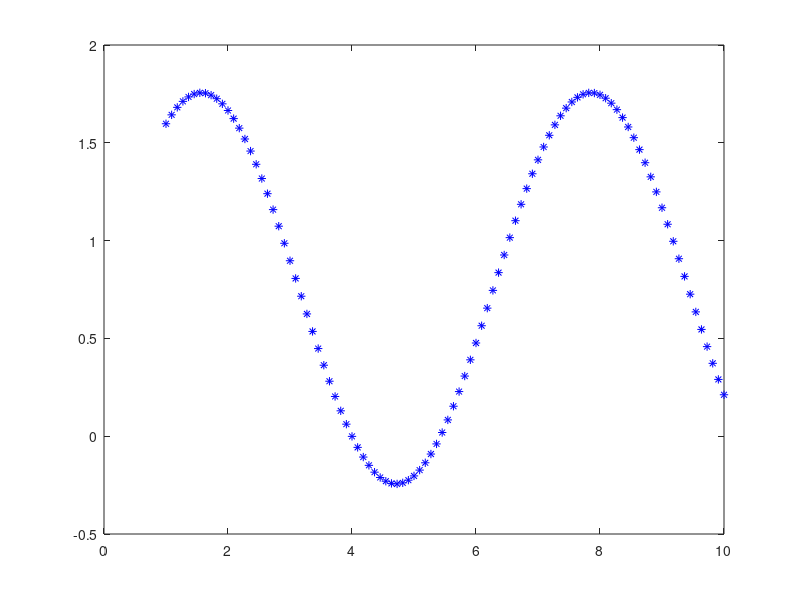

Source code (MATLAB): (Note: this script raises an error after producing the figure.)

x = linspace(1, 10, 100); 
y =sin(x)+rand(size(x), 1); 
plot(x,y, 'b*');
analyzer_angles=linspace(min(x),max(x),100);
data = [x;y]; 
%Ein=[1;0]';
IG =[1, 1, 1, 1,1, 1, 1,1]; 
index_collector =zeros(size(analyzer_angles));
for ind = 1: length(analyzer_angles)
    
    P =fittingfunction(data, IG);
    Ein = P(1); 
    wp_angle_sample1 = P(2); 
    retardance_sample1 = P(3); 
    pol_angle_sample1 = P(4);
    px_sample = P(5); 
    py_sample = P(6);  
    px_analyzer = P(7); 
    py_analyzer = P(8); 

    yfitf = Ecase1(Ein, wp_angle_sample1, retardance_sample1,...
                pol_angle_sample1,px_sample, py_sample,...
                analyzer_angles(ind), px_analyzer, py_analyzer);
            
    index_collector(ind) = sum(abs(yfitf(1)).^2);         
end
 
 plot(x,y)
 hold on 
 plot(x, index_collector)


